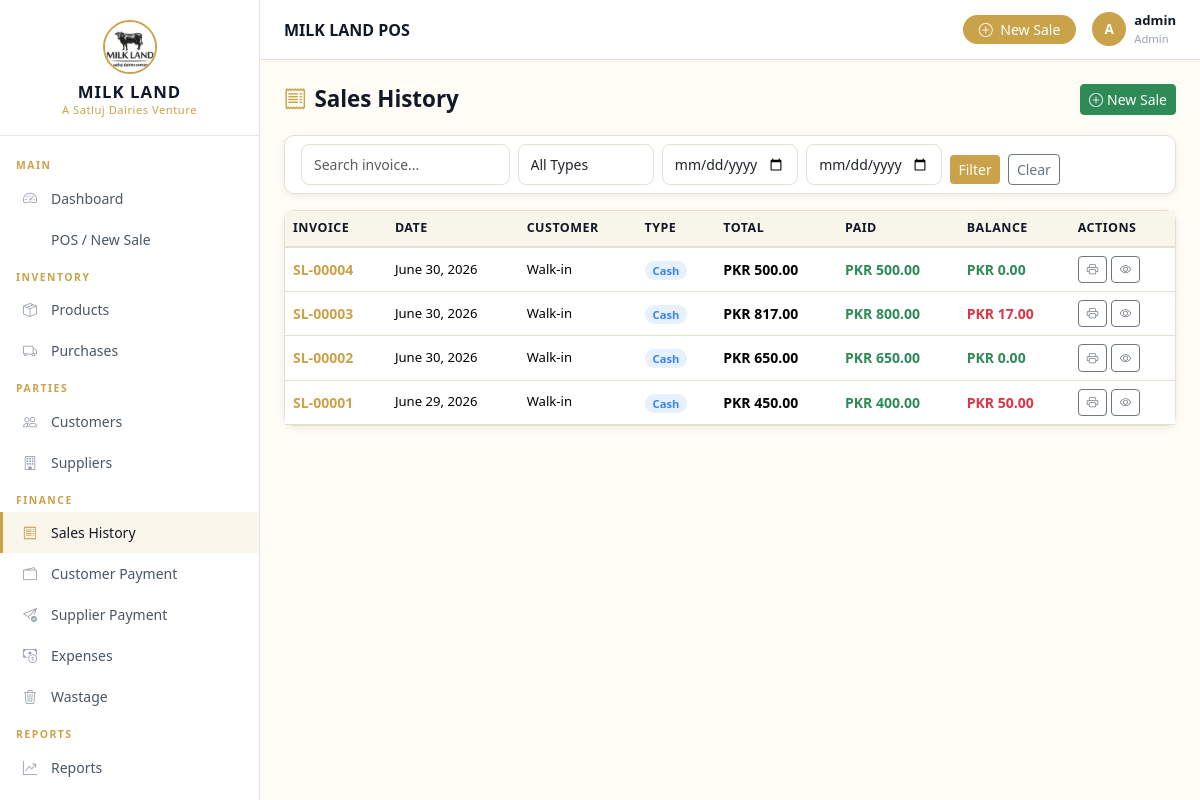
The app's page /sales/ (signed in) with its own data.
### apps/sales/models.py (models this page shows, shortened)
class Sale(models.Model):
    SALE_TYPES = [
        ('Cash', 'Cash'),
        ('Credit', 'Credit'),
    ]
    invoice_number = models.CharField(max_length=50, unique=True)
    customer = models.ForeignKey(Customer, on_delete=models.SET_NULL, null=True, blank=True, related_name='sales')
    sale_date = models.DateField()
    sale_type = models.CharField(max_length=10, choices=SALE_TYPES, default='Cash')
    total_amount = models.DecimalField(max_digits=12, decimal_places=2, default=Decimal('0.00'))
    discount_percentage = models.DecimalField(max_digits=5, decimal_places=2, default=Decimal('0.00'))
    discount_amount = models.DecimalField(max_digits=12, decimal_places=2, default=Decimal('0.00'))
    grand_total = models.DecimalField(max_digits=12, decimal_places=2, default=Decimal('0.00'))
    paid_amount = models.DecimalField(max_digits=12, decimal_places=2, default=Decimal('0.00'))
    balance_amount = models.DecimalField(max_digits=12, decimal_places=2, default=Decimal('0.00'))
    notes = models.TextField(blank=True)
    cashier = models.ForeignKey(User, on_delete=models.SET_NULL, null=True, related_name='sales')
    created_at = models.DateTimeField(auto_now_add=True)
    updated_at = models.DateTimeField(auto_now=True)
    class Meta:
        ordering = ['-created_at']

### apps/sales/views.py (the view)
# urls.py: path('', views.sale_list, name='list'),
@login_required
def sale_list(request):
    sales = Sale.objects.select_related('customer', 'cashier').all()
    query = request.GET.get('q', '')
    sale_type = request.GET.get('sale_type', '')
    date_from = request.GET.get('date_from', '')
    date_to = request.GET.get('date_to', '')
    if query:
        sales = sales.filter(invoice_number__icontains=query)
    if sale_type:
        sales = sales.filter(sale_type=sale_type)
    if date_from:
        sales = sales.filter(sale_date__gte=date_from)
    if date_to:
        sales = sales.filter(sale_date__lte=date_to)
    paginator = Paginator(sales, 20)
    return render(request, 'sales/sale_list.html', {
        'sales': paginator.get_page(request.GET.get('page')),
        'query': query, 'sale_type': sale_type,
        'date_from': date_from, 'date_to': date_to,
    })

### apps/core/context_processors.py (called while the page is built)
def business_settings(request):
    settings = BusinessSettings.get_settings()
    return {'business': settings}

### apps/core/models.py (called while the page is built)
    @classmethod
    def get_settings(cls):
        obj, _ = cls.objects.get_or_create(pk=1)
        return obj

### templates/sales/sale_list.html (shortened to what this page needs)
{% extends 'base.html' %}
{% load app_filters %}
{% block content %}
<div class="page-header">
  <h1><i class="bi bi-receipt me-2 text-gold"></i>Sales History</h1>
  <a href="{% url 'sales:pos' %}" class="btn btn-success btn-sm"><i class="bi bi-plus-circle me-1"></i>New Sale</a>
</div>
<div class="card mb-3">
  <div class="card-body py-2">
    <form method="get" class="row g-2 align-items-end">
      <div class="col-sm-3"><input type="text" name="q" class="form-control form-control-sm" placeholder="Search invoice..." value="{{ query }}"></div>
      <div class="col-sm-2">
        <select name="sale_type" class="form-select form-select-sm">
          <option value="">All Types</option>
        </select>
      </div>
      <div class="col-sm-2"><input type="date" name="date_from" class="form-control form-control-sm" value="{{ date_from }}"></div>
      <div class="col-sm-2"><input type="date" name="date_to" class="form-control form-control-sm" value="{{ date_to }}"></div>
      <div class="col-sm-auto">
        <button type="submit" class="btn btn-gold btn-sm">Filter</button>
        <a href="{% url 'sales:list' %}" class="btn btn-outline-secondary btn-sm ms-1">Clear</a>
      </div>
    </form>
  </div>
</div>
<div class="card">
  <div class="card-body p-0">
    <table class="table table-hover mb-0">
      <thead>
        <tr>
          <th>Invoice</th>
          <th>Date</th>
          <th>Customer</th>
          <th>Type</th>
          <th>Total</th>
          <th>Paid</th>
          <th>Balance</th>
          <th>Actions</th>
        </tr>
      </thead>
      <tbody>
        {% for sale in sales %}
        <tr>
          <td><strong style="color:var(--accent-gold);">{{ sale.invoice_number }}</strong></td>
          <td style="font-size:0.82rem;">{{ sale.sale_date }}</td>
          <td style="font-size:0.82rem;">{{ sale.customer.name|default:"Walk-in" }}</td>
          <td><span class="badge badge-{{ sale.sale_type|lower }} rounded-pill px-2" style="font-size:0.7rem;">{{ sale.sale_type }}</span></td>
          <td style="font-weight:600;">PKR {{ sale.grand_total|floatformat:2 }}</td>
          <td style="color:var(--success-green);font-weight:600;">PKR {{ sale.paid_amount|floatformat:2 }}</td>
          <td style="color:{% if sale.balance_amount > 0 %}var(--danger-red){% else %}var(--success-green){% endif %};font-weight:600;">PKR {{ sale.balance_amount|floatformat:2 }}</td>
          <td>
            <a href="{% url 'sales:receipt' sale.pk %}" class="btn btn-sm btn-outline-secondary" style="font-size:0.72rem;" title="Receipt">
              <i class="bi bi-printer"></i>
            </a>
            <a href="{% url 'sales:detail' sale.pk %}" class="btn btn-sm btn-outline-secondary" style="font-size:0.72rem;" title="View">
              <i class="bi bi-eye"></i>
            </a>
          </td>
        </tr>
        {% empty %}
        <tr><td colspan="8" class="text-center text-muted py-4">No sales found.</td></tr>
        {% endfor %}
      </tbody>
    </table>
  </div>
</div>
{% endblock %}

### templates/partials/navbar.html (shortened to what this page needs)
{% load static %}
<header class="top-navbar">
  <div class="d-flex align-items-center gap-3">
    <span class="page-title">{% block navbar_title %}MILK LAND POS{% endblock %}</span>
  </div>
  <div class="navbar-right">
    <a href="{% url 'sales:pos' %}" class="btn btn-sm btn-gold rounded-pill px-3">
      <i class="bi bi-plus-circle me-1"></i> New Sale
    </a>
    <div class="navbar-user">
      <div class="user-avatar">{{ user.username|first|upper }}</div>
      <div>
        <div style="font-size:0.82rem;font-weight:600;">{{ user.get_full_name|default:user.username }}</div>
        <div style="font-size:0.7rem;color:#9CA3AF;">{% if user.is_staff %}Admin{% else %}Sales Staff{% endif %}</div>
      </div>
    </div>
  </div>
</header>

### static/css/style.css (style rules this page uses)
:root { --primary-dark: #111827; --secondary-dark: #1F2937; --cream-bg: #FFFDF5; --soft-cream: #F8F5EA; --accent-gold: #C9A24A; --success-green: #2E8B57; --border-color: #E5E0D1; --danger-red: #DC3545; --sidebar-width: 260px; --sidebar-bg: #111827; --navbar-height: 60px; --text-light: #6B7280; --text-dark: #111827; --card-shadow: 0 2px 8px rgba(0,0,0,0.08); }
* { box-sizing: border-box; }
body { font-family: 'Segoe UI', system-ui, -apple-system, sans-serif; background-color: var(--cream-bg); color: var(--text-dark); margin: 0; }
.top-navbar { position: sticky; top: 0; height: var(--navbar-height); background: #fff; border-bottom: 1px solid var(--border-color); display: flex; align-items: center; justify-content: space-between; padding: 0 24px; z-index: 100; box-shadow: 0 1px 4px rgba(0,0,0,0.06); }
.top-navbar .page-title { font-weight: 600; font-size: 1rem; color: var(--text-dark); }
.top-navbar .navbar-right { display: flex; align-items: center; gap: 16px; }
.navbar-user { display: flex; align-items: center; gap: 8px; font-size: 0.85rem; color: var(--text-dark); }
.navbar-user .user-avatar { width: 34px; height: 34px; border-radius: 50%; background: var(--accent-gold); display: flex; align-items: center; justify-content: center; color: #fff; font-weight: 700; font-size: 0.85rem; }
.card { border: 1px solid var(--border-color); border-radius: 10px; box-shadow: var(--card-shadow); background: #fff; }
.btn-gold { background: var(--accent-gold); color: #fff; border: none; }
.btn-success { background: var(--success-green); border-color: var(--success-green); }
.table { font-size: 0.875rem; }
.table th { background: var(--soft-cream); color: var(--text-dark); font-weight: 600; font-size: 0.78rem; text-transform: uppercase; letter-spacing: 0.5px; border-bottom: 2px solid var(--border-color); }
.table td { vertical-align: middle; border-color: var(--border-color); }
.form-control, .form-select { border: 1px solid var(--border-color); border-radius: 8px; padding: 9px 12px; font-size: 0.875rem; background: #fff; transition: border-color 0.2s, box-shadow 0.2s; }
.badge-cash { background: rgba(59,130,246,0.12); color: #3B82F6; }
.page-header { display: flex; align-items: center; justify-content: space-between; margin-bottom: 20px; flex-wrap: wrap; gap: 12px; }
.page-header h1 { font-size: 1.4rem; font-weight: 700; color: var(--text-dark); margin: 0; }
.text-gold { color: var(--accent-gold) !important; }

### records on screen
Sale: invoice_number "SL-00004", sale_date "June 30, 2026", customer.name "Walk-in", sale_type "Cash", grand_total "500.00", paid_amount "500.00", balance_amount "0.00"
Sale: invoice_number "SL-00003", sale_date "June 30, 2026", customer.name "Walk-in", sale_type "Cash", grand_total "817.00", paid_amount "800.00", balance_amount "17.00"
Sale: invoice_number "SL-00002", sale_date "June 30, 2026", customer.name "Walk-in", sale_type "Cash", grand_total "650.00", paid_amount "650.00", balance_amount "0.00"
Sale: invoice_number "SL-00001", sale_date "June 29, 2026", customer.name "Walk-in", sale_type "Cash", grand_total "450.00", paid_amount "400.00", balance_amount "50.00"

### other values on screen
{{ user.username|first|upper }} "A"
{{ user.get_full_name|default:user.username }} "admin"
